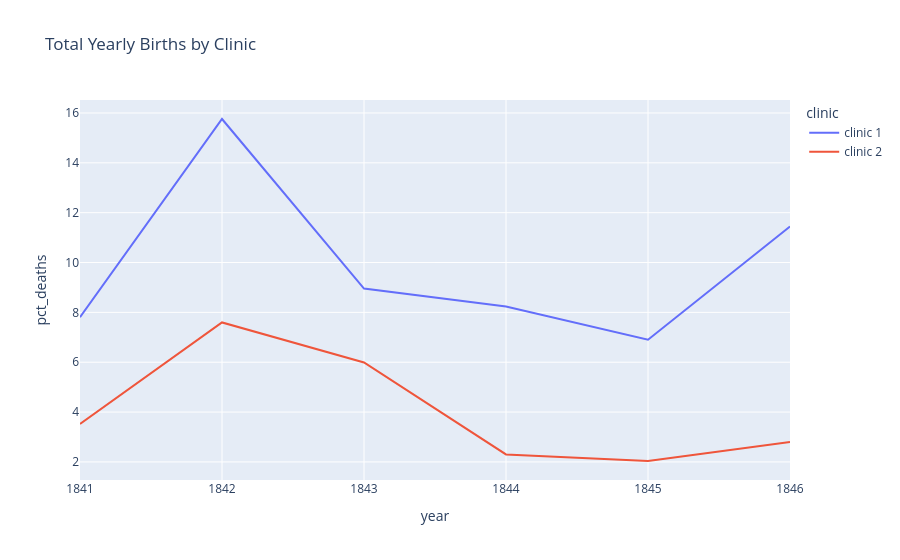

Write notebook code for a chart like this one.
### Markdown cell above
In comparison, clinic 2 which was staffed by midwives had a much lower death rate of 3.88% over the course of the entire period.

### Code cell
line_pct = px.line(df_yearly, x="year", y="pct_deaths", color='clinic', title='Proportion of Yearly Deaths by Clinic')
line_pct.show()

### Figure 1 — Plotly figure (JSON) as saved in the notebook; plotly's stock layout.template omitted (floating-point values rounded to 4 significant figures)
{"data": [{"hovertemplate": "clinic=clinic 1<br>year=%{x}<br>pct_deaths=%{y}<extra></extra>", "legendgroup": "clinic 1", "line": {"color": "#636efa", "dash": "solid"}, "marker": {"symbol": "circle"}, "mode": "lines", "name": "clinic 1", "orientation": "v", "showlegend": true, "type": "scatter", "x": [1841, 1842, 1843, 1844, 1845, 1846], "xaxis": "x", "y": [7.806, 15.76, 8.954, 8.236, 6.901, 11.45], "yaxis": "y"}, {"hovertemplate": "clinic=clinic 2<br>year=%{x}<br>pct_deaths=%{y}<extra></extra>", "legendgroup": "clinic 2", "line": {"color": "#EF553B", "dash": "solid"}, "marker": {"symbol": "circle"}, "mode": "lines", "name": "clinic 2", "orientation": "v", "showlegend": true, "type": "scatter", "x": [1841, 1842, 1843, 1844, 1845, 1846], "xaxis": "x", "y": [3.522, 7.597, 5.988, 2.3, 2.036, 2.797], "yaxis": "y"}], "layout": {"legend": {"title": {"text": "clinic"}, "tracegroupgap": 0}, "title": {"text": "Total Yearly Births by Clinic"}, "xaxis": {"anchor": "y", "domain": [0, 1], "title": {"text": "year"}}, "yaxis": {"anchor": "x", "domain": [0, 1], "title": {"text": "pct_deaths"}}}}
